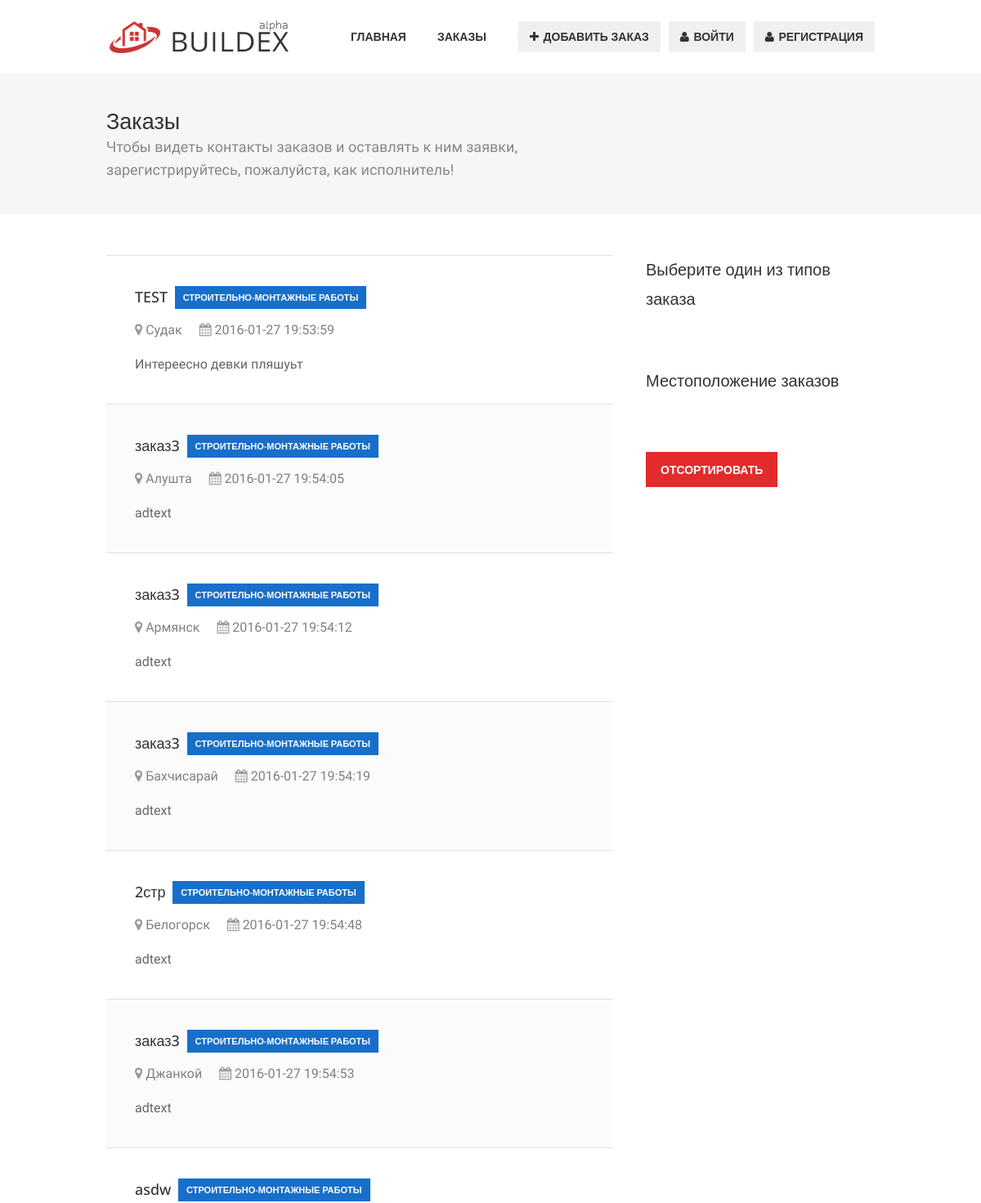
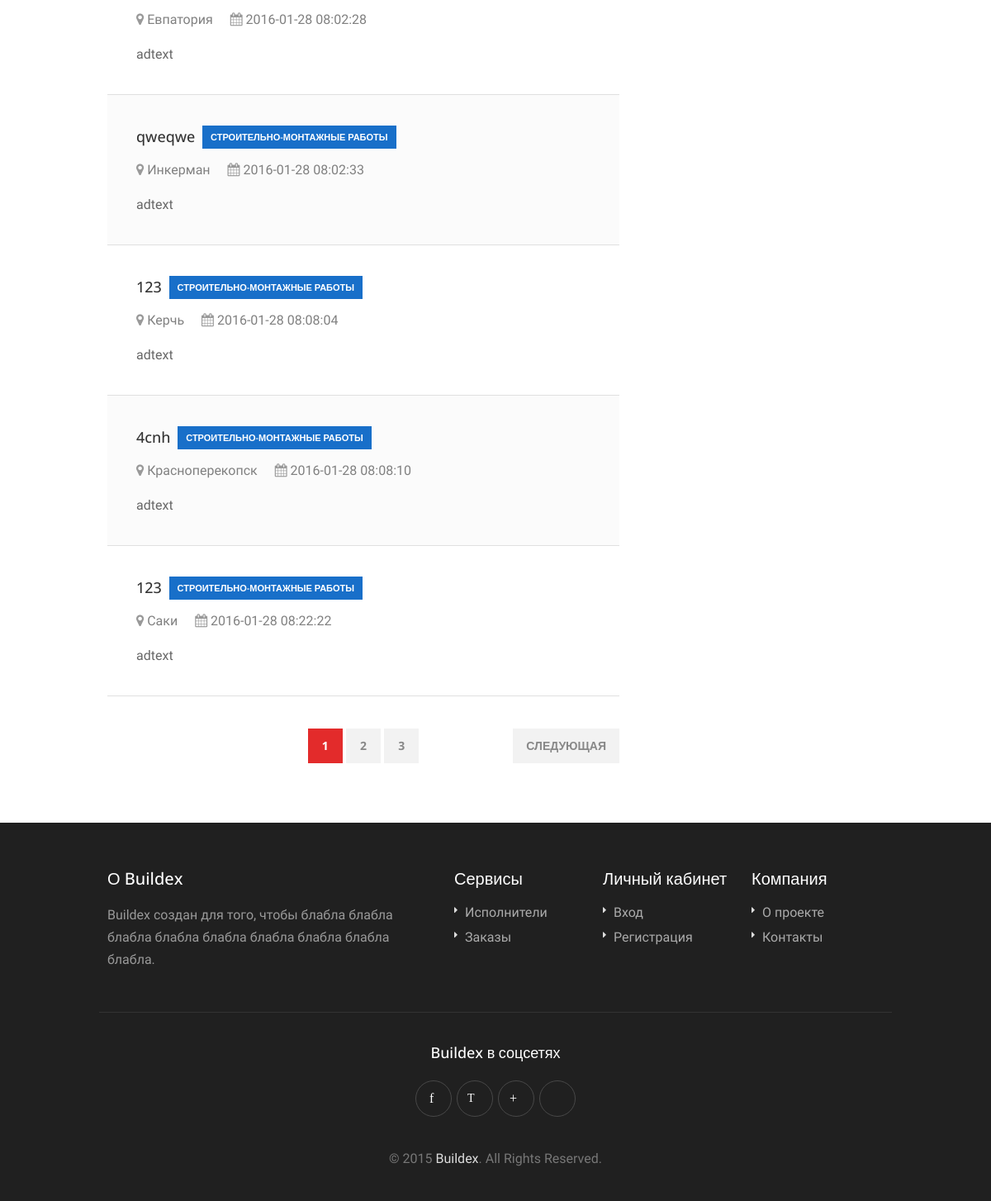
The app's page /orders?category=2 with its own data (2 pictures, top to bottom).
### tables this page shows
CREATE TABLE IF NOT EXISTS `ads` (
  `id` int(11) NOT NULL AUTO_INCREMENT,
  `userid` int(11) NOT NULL,
  `type` int(11) NOT NULL,
  `firstid` int(11) NOT NULL,
  `secid` int(11) NOT NULL,
  `thirdid` int(11) NOT NULL,
  `title` varchar(256) NOT NULL,
  `adtext` text NOT NULL,
  `workload` varchar(256) NOT NULL,
  `term` varchar(256) NOT NULL,
  `applications` int(11) NOT NULL,
  `date` timestamp NOT NULL DEFAULT CURRENT_TIMESTAMP,
  `regionid` int(11) NOT NULL,
  PRIMARY KEY (`id`)
);

CREATE TABLE IF NOT EXISTS `categories` (
  `id` int(11) NOT NULL AUTO_INCREMENT,
  `first` varchar(256) NOT NULL,
  `sec` varchar(256) NOT NULL,
  `third` varchar(256) NOT NULL,
  PRIMARY KEY (`id`)
);

CREATE TABLE IF NOT EXISTS `regions` (
  `id` int(11) NOT NULL AUTO_INCREMENT,
  `region` varchar(256) NOT NULL,
  PRIMARY KEY (`id`)
);

### lib/ordpageoutput.php (called while the page is built, shortened)
<?
$sum = 5;
if(isset($_REQUEST['region']) && isset($_REQUEST['category']))
{
    if(!empty($_REQUEST['region']) && !empty($_REQUEST['category']))
    {
        $region=$_REQUEST['region']; $reg=mysql_escape_string($region);
        $category=$_REQUEST['category']; $cat=mysql_escape_string($category);
        $result = mysql_query("SELECT count(*) as a from ads CROSS JOIN categories ON ads.firstid = categories.id where ads.regionid=$reg and ads.firstid=$cat");
    }
}
elseif(isset($_REQUEST['category']))
{
    if(!empty($_REQUEST['category'])){ $category=$_REQUEST['category']; $cat=mysql_escape_string($category);
        $result = mysql_query("SELECT count(*) as a from ads CROSS JOIN categories ON ads.firstid = categories.id where ads.firstid=$cat");
    }
}
elseif(isset($_REQUEST['region']))
{
    if(!empty($_REQUEST['region'])){ $region=$_REQUEST['region']; $reg=mysql_escape_string($region);
        $result = mysql_query("SELECT count(*) as a from ads CROSS JOIN categories ON ads.firstid = categories.id where ads.regionid=$reg");
    }
}
else
{
    $result = mysql_query("SELECT count(*) as a from ads CROSS JOIN categories ON ads.firstid = categories.id");
}
$arr = mysql_fetch_row($result);
$rec = $arr[0];
if(!isset($_GET['str']))
{$str = 0;}
else
{$str = $_GET['str'];}
$start = $str * $sum;
if(isset($_REQUEST['region'])&& isset($_REQUEST['category']))
{
     $r = mysql_query("SELECT ads.id, ads.firstid, ads.title, ads.adtext,  ads.date, categories.first, regions.region
                        FROM (ads CROSS JOIN categories ON ads.firstid = categories.id)
                         CROSS JOIN regions ON regions.id=ads.regionid
                         where ads.regionid=$reg and ads.firstid=$cat LIMIT $start, $sum");
}
elseif(isset($_REQUEST['category']))
{
       $r = mysql_query("SELECT ads.id, ads.firstid, ads.title, ads.adtext,  ads.date, categories.first, regions.region
                        FROM (ads CROSS JOIN categories ON ads.firstid = categories.id)
                         CROSS JOIN regions ON regions.id=ads.regionid
                         where ads.firstid=$cat");
}
elseif(isset($_REQUEST['region']))
{
     $r = mysql_query("SELECT ads.id, ads.firstid, ads.title, ads.adtext,  ads.date, categories.first, regions.region
                        FROM (ads CROSS JOIN categories ON ads.firstid = categories.id)
                         CROSS JOIN regions ON regions.id=ads.regionid
                         where ads.regionid=$reg LIMIT $start, $sum");
}
else
{
    $r = mysql_query("SELECT ads.id, ads.firstid, ads.title, ads.adtext,  ads.date, categories.first, regions.region
                        FROM (ads CROSS JOIN categories ON ads.firstid = categories.id) CROSS JOIN regions ON regions.id=ads.regionid LIMIT $start, $sum");
}
$n = mysql_num_rows($r);

### orders.php (the view, shortened to what this page needs)
<!DOCTYPE html>
<html lang="ru">
<head>
<link rel="stylesheet" href="css/style.css">
<link rel="stylesheet" href="css/colors/red.css" id="colors">
</head>
<body>
<div id="wrapper">
<?php include("blocks/header-out.php");
        include(LIBPATH."ordpageoutput.php"); ?>
<div id="titlebar">
	<div class="container">
		<div class="ten columns">
			<h2>Заказы</h2>
			<?
            if(!isset($_SESSION['type']) || ($_SESSION['type']!="perf")){?>
                <span>Чтобы видеть контакты заказов и оставлять к ним заявки, зарегистрируйтесь, пожалуйста, как исполнитель!</span>
		     <?}?>
        </div>
	</div>
</div>
<div class="container">
	<div class="eleven columns">
	<div class="padding-right">
		<ul class="job-list full">
    <?
    for ($i = 0; $i < $n; $i++)
    {
        $myrow = mysql_fetch_array($r);
        ?>
			<li><a href="order-page.php?id=<?echo $myrow["id"];?>">
				<div class="job-list-content">
					<h4><?echo $myrow["title"];?> <span class="full-time"><?echo $myrow["first"];?></span></h4>
					<div class="job-icons">
						<span><i class="fa fa-map-marker"></i><?echo $myrow["region"];?></span>
						<span><i class="fa fa-calendar"></i><?echo $myrow["date"];?></span>
					</div>
					<p><?echo $myrow["adtext"];?></p>
				</div>
				</a>
			</li>
   <?}?>
		</ul>
		<div class="pagination-container">
			<nav class="pagination">
				<ul>
                    <li><a href="orders?str=<?echo $str;?>" class="current-page"><?echo $str+1;?></a></li>
					<?if($start + 5 < $rec){?><li><a href="orders?str=<?echo $str+1;?>"><?echo $str+2;?></a></li><?}?>
                    <?if($start + 10 < $rec){?><li><a href="orders?str=<?echo $str+2;?>"><?echo $str+3;?></a></li><?}?>
				</ul>
			</nav>
			<nav class="pagination-next-prev">
				<ul>
                  ?><li><a href=orders?str=<?echo $p;?> class="prev">Предыдущая</a></li><?
             $str++;
             if($start + 5 < $rec){
             ?><li><a href=orders?str=<?echo $str;?> class="next">Следующая</a></li><?}?>
				</ul>
			</nav>
		</div>
	</div>
	</div>
	<div class="five columns">
		<form action="orders" method="post">
		<div class="widget">
			<h4>Выберите один из типов заказа</h4>
		</div>
		<div class="widget" style="margin-top:-20px">
			<h4>Местоположение заказов</h4>
				<br/><br/>
				<button class="button">Отсортировать</button>
			</form>
		</div>
	</div>
</div>
<?php include("blocks/footer-out.php"); ?>
</body>
</html>

### css/colors/red.css (style rules this page uses)
#current, a.button.gray.app-link.opened, ul.float-right li a:hover, .menu ul li.sfHover a.sf-with-ul, .menu ul li a:hover, a.menu-trigger:hover, #jPanelMenu-menu li a:hover, .search-container button, .upload-btn, button, input[type="button"], input[type="submit"], a.button, .upload-btn:hover, #titlebar.photo-bg a.button.white:hover, a.button.dark:hover, #backtotop a:hover, .mfp-close:hover, .tabs-nav li.active a, .ui-accordion .ui-accordion-header-active:hover, .ui-accordion .ui-accordion-header-active, .highlight.color, .plan.color-2 .plan-price, .plan.color-2 a.button, .tp-leftarrow:hover, .tp-rightarrow:hover, .pagination ul li a.current-page, .pagination .current, .pagination ul li a:hover, .pagination-next-prev ul li a:hover, .infobox, .hover-icon, .comment-by a.reply:hover, .chosen-container .chosen-results li.highlighted, .chosen-container-multi .chosen-choices li.search-choice, .list-search button, .checkboxes input[type=checkbox]:checked + label:before { background-color: #e32b2b; }
a, table td.title a:hover, table.manage-table td.action a:hover, #breadcrumbs ul li a:hover, #titlebar span.icons a:hover, .counter-box i, .counter, #popular-categories li a i, .list-1 li:before, .dropcap, .resume-titlebar span a:hover i, .resumes-list-content h4, .job-overview ul li i, .company-info span a:hover, .infobox a:hover, .meta-tags span a:hover, .widget-text h5 a:hover, .app-content .info span , .app-content .info ul li a:hover { color: #e32b2b; }
.resumes-list li a:before, .job-list li a:before, table.manage-table tr:before { -webkit-box-shadow: 0px 1px 0px 0px rgba(227, 43, 43,0.7); -moz-box-shadow: 0px 1px 0px 0px rgba(227, 43, 43,0.7); box-shadow: 0px 1px 0px 0px rgba(227, 43, 43,0.7); }

### css/base.css (style rules this page uses)
html, body, div, span, applet, object, iframe, h1, h2, h3, h4, h5, h6, p, blockquote, pre, a, abbr, acronym, address, big, cite, code, del, dfn, em, img, ins, kbd, q, s, samp, small, strike, strong, sub, sup, tt, var, b, u, i, center, dl, dt, dd, ol, ul, li, fieldset, form, label, legend, table, caption, tbody, tfoot, thead, tr, th, td, article, aside, canvas, details, embed, figure, figcaption, footer, header, hgroup, menu, nav, output, ruby, section, summary, time, mark, audio, video { margin: 0; padding: 0; border: 0; font-size: 100%; font: inherit; vertical-align: baseline; }
article, aside, details, figcaption, figure, footer, header, hgroup, menu, nav, section { display: block; }
body { line-height: 1; }
ol, ul { list-style: none; }
body { background-color: #fff; font-size: 16px; line-height: 27px; color: #666; -webkit-font-smoothing: antialiased; -webkit-text-size-adjust: 100%; overflow-x: hidden; }
#wrapper { background-color: #fff; }
body, input[type="text"], input[type="password"], input[type="email"], input[type="number"], textarea, .widget-text h5, h3.centered-headline span, select { font-family: "Exo 2", "Lato", "HelveticaNeue", "Helvetica Neue", Helvetica, Arial, sans-serif; }
h1, h2, h3, h4, h5, h6, .button, input[type="button"], input[type="submit"], button, #navigation, .infobox a, .pagination-container, .upload-btn, .skills span, .app-content .info span, .tabs-nav li a, .reply, .ui-accordion .ui-accordion-header, .trigger a, .caption.title, .caption .slider-button, .counter, .counter-box i, a.menu-trigger, #style-switcher h2, .resume-table strong { font-family: "Open Sans", "Montserrat", "HelveticaNeue", "Helvetica Neue", Helvetica, Arial, sans-serif; }
h1, h2, h3, h4, h5, h6 { color: #333; font-weight: 500; }
h2 { font-size: 25px; line-height: 48px; }
h4 { font-size: 18px; line-height: 36px; }
p { margin: 0 0 15px 0; }
a { color: #505050; text-decoration: none; outline: 0; -webkit-transition: color 0.2s ease-in-out; -moz-transition: color 0.2s ease-in-out; -o-transition: color 0.2s ease-in-out; -transition: color 0.2s ease-in-out; }
ul, ol { margin: 0; }
ul { list-style: none outside; }
li { line-height: 18px; }
li p { line-height: 21px; }

### records on screen
ads: title "TEST", categories.first "СТРОИТЕЛЬНО-МОНТАЖНЫЕ РАБОТЫ", regionid.region "Судак", date "2016-01-27 19:53:59", adtext "Интереесно девки пляшуьт"
ads: title "заказ3", categories.first "СТРОИТЕЛЬНО-МОНТАЖНЫЕ РАБОТЫ", regionid.region "Алушта", date "2016-01-27 19:54:05", adtext "adtext"
ads: title "заказ3", categories.first "СТРОИТЕЛЬНО-МОНТАЖНЫЕ РАБОТЫ", regionid.region "Армянск", date "2016-01-27 19:54:12", adtext "adtext"
ads: title "заказ3", categories.first "СТРОИТЕЛЬНО-МОНТАЖНЫЕ РАБОТЫ", regionid.region "Бахчисарай", date "2016-01-27 19:54:19", adtext "adtext"
ads: title "2стр", categories.first "СТРОИТЕЛЬНО-МОНТАЖНЫЕ РАБОТЫ", regionid.region "Белогорск", date "2016-01-27 19:54:48", adtext "adtext"
ads: title "заказ3", categories.first "СТРОИТЕЛЬНО-МОНТАЖНЫЕ РАБОТЫ", regionid.region "Джанкой", date "2016-01-27 19:54:53", adtext "adtext"
ads: title "asdw", categories.first "СТРОИТЕЛЬНО-МОНТАЖНЫЕ РАБОТЫ", regionid.region "Евпатория", date "2016-01-28 08:02:28", adtext "adtext"
ads: title "qweqwe", categories.first "СТРОИТЕЛЬНО-МОНТАЖНЫЕ РАБОТЫ", regionid.region "Инкерман", date "2016-01-28 08:02:33", adtext "adtext"
ads: title "123", categories.first "СТРОИТЕЛЬНО-МОНТАЖНЫЕ РАБОТЫ", regionid.region "Керчь", date "2016-01-28 08:08:04", adtext "adtext"
ads: title "4cnh", categories.first "СТРОИТЕЛЬНО-МОНТАЖНЫЕ РАБОТЫ", regionid.region "Красноперекопск", date "2016-01-28 08:08:10", adtext "adtext"
ads: title "123", categories.first "СТРОИТЕЛЬНО-МОНТАЖНЫЕ РАБОТЫ", regionid.region "Саки", date "2016-01-28 08:22:22", adtext "adtext"

### other values on screen
$str+1 "1"
$str+2 "2"
$str+3 "3"
